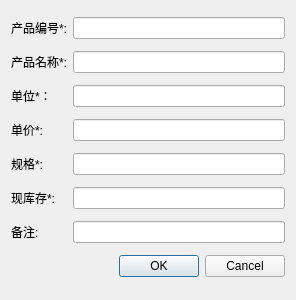
<?xml version="1.0" encoding="UTF-8"?>
<ui version="4.0">
 <class>AddProductDialog</class>
 <widget class="QDialog" name="AddProductDialog">
  <property name="geometry">
   <rect>
    <x>0</x>
    <y>0</y>
    <width>296</width>F
    <height>300</height>
   </rect>
  </property>
  <property name="windowTitle">
   <string>Dialog</string>
  </property>
  <layout class="QGridLayout" name="gridLayout">
   <item row="8" column="0">
    <widget class="QLabel" name="label_7">
     <property name="text">
      <string>备注:</string>
     </property>
    </widget>
   </item>
   <item row="8" column="1">
    <widget class="QLineEdit" name="p_remarks"/>
   </item>
   <item row="0" column="0">
    <widget class="QLabel" name="label">
     <property name="text">
      <string>产品编号*:</string>
     </property>
    </widget>
   </item>
   <item row="7" column="1">
    <widget class="QLineEdit" name="p_remain"/>
   </item>
   <item row="3" column="1">
    <widget class="QLineEdit" name="p_price"/>
   </item>
   <item row="7" column="0">
    <widget class="QLabel" name="label_6">
     <property name="text">
      <string>现库存*:</string>
     </property>
    </widget>
   </item>
   <item row="1" column="0">
    <widget class="QLabel" name="label_2">
     <property name="text">
      <string>产品名称*:</string>
     </property>
    </widget>
   </item>
   <item row="1" column="1">
    <widget class="QLineEdit" name="p_name"/>
   </item>
   <item row="0" column="1">
    <widget class="QLineEdit" name="p_id"/>
   </item>
   <item row="4" column="0">
    <widget class="QLabel" name="label_5">
     <property name="text">
      <string>规格*:</string>
     </property>
    </widget>
   </item>
   <item row="3" column="0">
    <widget class="QLabel" name="label_4">
     <property name="text">
      <string>单价*:</string>
     </property>
    </widget>
   </item>
   <item row="4" column="1">
    <widget class="QLineEdit" name="p_specification"/>
   </item>
   <item row="2" column="0">
    <widget class="QLabel" name="label_3">
     <property name="text">
      <string>单位*：</string>
     </property>
    </widget>
   </item>
   <item row="2" column="1">
    <widget class="QLineEdit" name="p_unit"/>
   </item>
   <item row="9" column="1">
    <widget class="QDialogButtonBox" name="buttonBox">
     <property name="styleSheet">
      <string notr="true">取消</string>
     </property>
     <property name="orientation">
      <enum>Qt::Horizontal</enum>
     </property>
     <property name="standardButtons">
      <set>QDialogButtonBox::Cancel|QDialogButtonBox::Ok</set>
     </property>
    </widget>
   </item>
  </layout>
 </widget>
 <resources/>
 <connections>
 <connection>
  <sender>buttonBox</sender>
  <signal>rejected()</signal>
  <receiver>AddProductDialog</receiver>
  <slot>reject()</slot>
  <hints>
   <hint type="sourcelabel">
    <x>316</x>
    <y>260</y>
   </hint>
   <hint type="destinationlabel">
    <x>286</x>
    <y>274</y>
   </hint>
  </hints>
 </connection>
 <connection>
  <sender>buttonBox</sender>
  <signal>accepted()</signal>
  <receiver>AddProductDialog</receiver>
  <slot>accept()</slot>
  <hints>
   <hint type="sourcelabel">
    <x>316</x>
    <y>260</y>
   </hint>
   <hint type="destinationlabel">
    <x>286</x>
    <y>274</y>
   </hint>
  </hints>
 </connection>
  </connections>
</ui>
